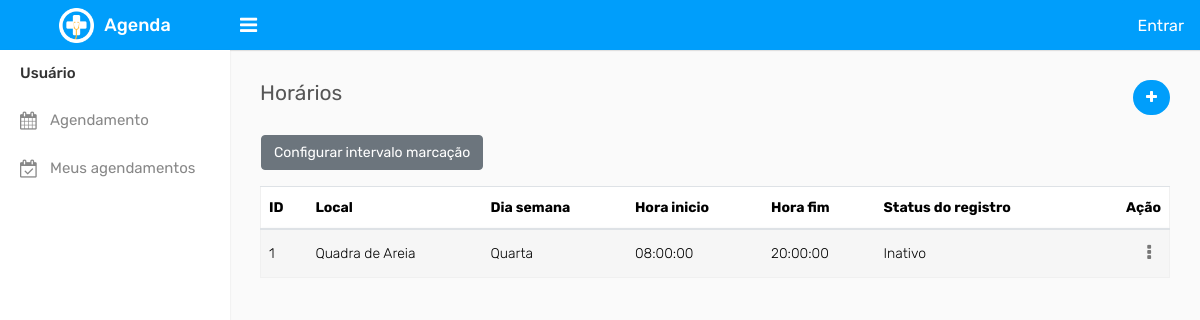
Page /listaHorario.php on the earlier database version.
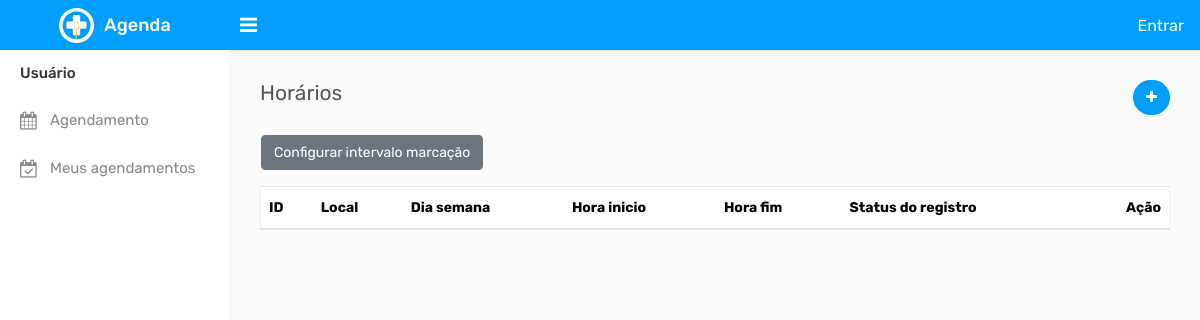
Same page on the later database version.
### tables this page shows
CREATE TABLE IF NOT EXISTS `horario_disponivel` (
  `id` int NOT NULL AUTO_INCREMENT,
  `local_id` int NOT NULL,
  `dia_semana` int NOT NULL COMMENT '1=domingo, 2=segunda, 3=terça, 4=quarta, 5=quinta, 6=sexta, 7=sábado',
  `hora_inicio` datetime NOT NULL,
  `hora_fim` datetime NOT NULL,
  `statusRegistro` int NOT NULL DEFAULT '1' COMMENT '1 - Ativo, 2 - Inativo',
  PRIMARY KEY (`id`),
  KEY `local_id` (`local_id`)
);

CREATE TABLE IF NOT EXISTS `local` (
  `id` int NOT NULL AUTO_INCREMENT,
  `nome_local` varchar(255) NOT NULL,
  `tipo_local` int NOT NULL COMMENT '1=quadra_de_areia, 2=campo, 3=salao_de_festas, 4=outro',
  `capacidade` int NOT NULL,
  `descricao` text,
  `preco_hora` decimal(10,2) NOT NULL,
  `statusRegistro` int DEFAULT '1' COMMENT '1 - Ativo, 2 - Inativo',
  PRIMARY KEY (`id`),
  KEY `tipo_local` (`tipo_local`)
);

### library/Database.php (called while the page is built, shortened)
<?php
class Database
{
    function dbConect()
    {
        try {
            $conn = new PDO(
                "mysql:host=localhost;dbname=marcacao_locais",
                "root",
                "",
                array(PDO::MYSQL_ATTR_INIT_COMMAND => 'SET NAMES utf8')
            );
            $conn->setAttribute(PDO::ATTR_ERRMODE, PDO::ERRMODE_EXCEPTION);
            return $conn;
        } catch (Exception $ex) {
            echo '<p style="color: red;">ERROR: '. $ex->getMessage(). "</p>";
        }
    }
    function dbSelect($query, $tipoRetorno = 'all', $dados = [])
    {
        try {
            $conn = $this->dbConect();
            $data = $conn->prepare($query);
            $data->execute($dados);
            if ($tipoRetorno == "all") {
                return $data->fetchAll();
            } else {
                return $data->fetch(PDO::FETCH_OBJ);
            }
        } catch (Exception $ex) {
            echo '<p style="color: red;">ERROR: '. $ex->getMessage(). "</p>";
            return [];
        }
    }
}

### helpers/Formulario.php (called while the page is built, shortened)
<?php
    function getStatusDescricao($status)
    {
        if ($status == 1) {
            return "Ativo";
        } elseif ($status == 2) {
            return "Inativo";
        } else {
            return "...";
        }
    }
    function getDiaSemana($status)
    {
        if ($status == 1) {
            return "Domingo";
        } elseif ($status == 2) {
            return "Segunda";
        } elseif ($status == 3) {
            return "Terça";
        } elseif ($status == 4) {
            return "Quarta";
        } elseif ($status == 5) {
            return "Quinta";
        } elseif ($status == 6) {
            return "Sexta";
        } elseif ($status == 7) {
            return "Sabado";
        } else {
            return "...";
        }
    }

### listaHorario.php (the view, shortened to what this page needs)
<?php
    require_once 'comuns/cabecalho.php';
    require_once "library/Database.php";
    require_once "helpers/Formulario.php";
    $db = new Database();
    $data = $db->dbSelect("SELECT
        h.id AS horario_id,
        h.local_id,
        l.nome_local,
        h.dia_semana,
        h.hora_inicio,
        h.hora_fim,
        h.statusRegistro
    FROM
        horario_disponivel h
    INNER JOIN
        local l ON h.local_id = l.id;
    ");
?>
<div class="page-wrapper">
    <div class="content">
        <div class="row">
            <div class="col-sm-4 col-3">
                <h4 class="page-title">Horários</h4>
            </div>
            <div class="col-sm-8 col-9 text-right m-b-20">
                <a href="formHorario.php?acao=insert" class="btn btn btn-primary btn-rounded float-right"><i class="fa fa-plus"></i></a>
            </div>
        </div>
        <div class="row">
            <div class="d-flex justify-content-start align-items-center ml-3 mb-3">
                <a href="intervaloMarcacao.php" class="btn btn-secondary"><span>Configurar intervalo marcação</span></a>
            </div>
            <div class="col-md-12">
                <div class="table-responsive">
                    <table id="tbListaHorario" class="table table-border table-striped custom-table mb-0">
                        <thead>
                            <tr>
                                <th>ID</th>
                                <th>Local</th>
                                <th>Dia semana</th>
                                <th>Hora inicio</th>
                                <th>Hora fim</th>
                                <th>Status do registro</th>
                                <th class="text-right">Ação</th>
                            </tr>
                        </thead>
                        <tbody>
                        <?php
                            foreach ($data as $row) {
                                ?>
                            <tr>
                                <td><?= $row['horario_id'] ?></td>
                                <td><?= $row['nome_local'] ?></td>
                                <td><?= getDiaSemana($row['dia_semana']) ?></td>
                                <td><?= $row['hora_inicio'] ?></td>
                                <td><?= $row['hora_fim'] ?></td>
                                <td><?= getStatusDescricao($row['statusRegistro']) ?></td>
                                <td class="text-right">
                                    <div class="dropdown dropdown-action">
                                        <a href="#" class="action-icon dropdown-toggle" data-toggle="dropdown" aria-expanded="false"><i class="fa fa-ellipsis-v"></i></a>
                                    </div>
                                </td>
                            </tr>
                        <?php
                            }
                                ?>
                        </tbody>
                    </table>
                </div>
            </div>
        </div>
    </div>
</div>
<?php
    require_once 'comuns/rodape.php';
?>

Differences in the rows shown:
removed horario_disponivel: id "1", local.nome_local "Quadra de Areia", dia_semana "Quarta", hora_inicio "08:00:00", hora_fim "20:00:00", statusRegistro "Inativo"
